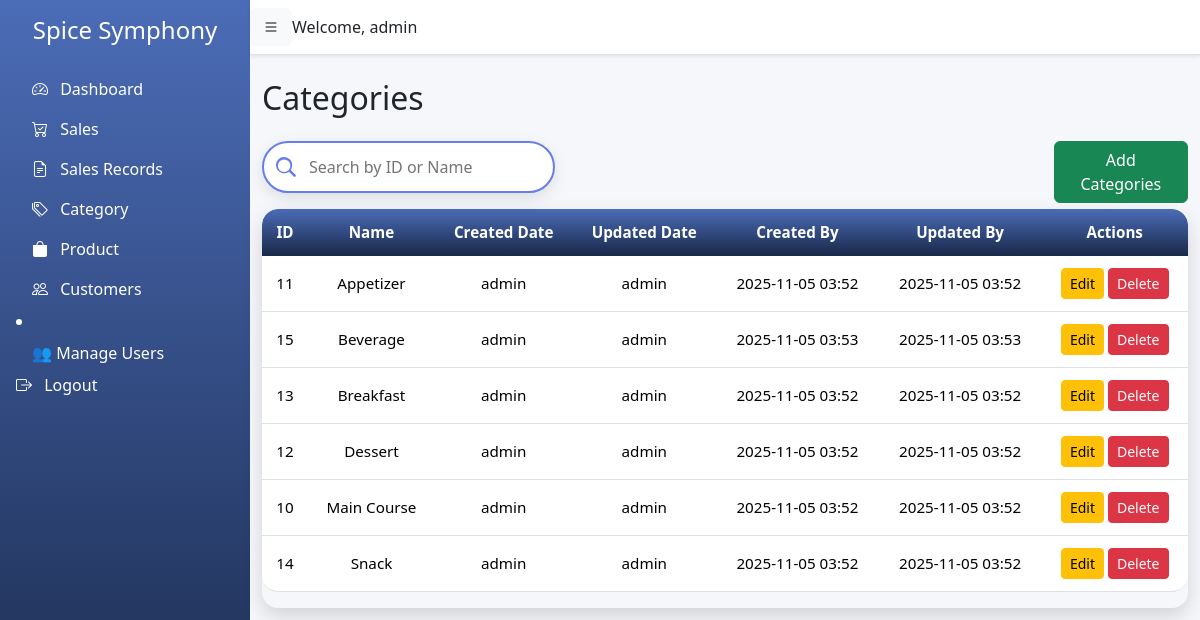
Page /categories/ (signed in) on the committed database.
### pos/models.py (models this page shows, shortened)
class Category(models.Model):
    name = models.CharField(max_length=100, unique=True)
    created_date = models.DateTimeField(auto_now_add=True)
    updated_date = models.DateTimeField(auto_now=True)
    created_by = models.ForeignKey(
        User,
        on_delete=models.SET_NULL,
        null=True,
        related_name='category_created_by'
    )
    updated_by = models.ForeignKey(
        User,
        on_delete=models.SET_NULL,
        null=True,
        related_name='category_updated_by'
    )
    class Meta:
        verbose_name_plural = "Categories"
        ordering = ['name']

### pos/views.py (the view)
# urls.py: path('categories/', views.category_list, name='category_list'),
@login_required
def category_list(request):
    search_query = request.GET.get('search', '')
    if search_query:
        categories = Category.objects.filter(name__icontains=search_query)
    else:
        categories = Category.objects.all()
    return render(request, 'pos/category_list.html', {'categories': categories, 'search_query': search_query})

### pos/templates/pos/category_list.html (shortened to what this page needs)
{% extends 'pos/base.html' %}
{% load static %}
{% block content %}
<h2 class="mb-4">Categories</h2>
<div class="row">
    <div class="col-lg-4">
        <div class="mb-3">
    <input type="text" id="categorySearch" class="lu-search" placeholder="Search by ID or Name">
</div>
    </div>
    <div class="col-lg-4"></div>
    <div class="col-lg-2"></div>
    <div class="col-lg-2">
        <a href="{% url 'category_create' %}" class="btn btn-success">
               Add Categories
           </a>
    </div>
</div>
<div class="lu-table-wrapper">
    <table class="table lu-table" id="categoryTable">
        <thead>
            <tr>
                <th>ID</th>
                <th>Name</th>
                <th>Created Date</th>
                <th>Updated Date</th>
                <th>Created By</th>
                <th>Updated By</th>
                 <th>Actions</th>
            </tr>
        </thead>
    <tbody>
        {% for category in categories %}
        <tr>
            <td>{{ category.id }}</td>
            <td>{{ category.name }}</td>
            <td>{{ category.created_by }}</td>
            <td>{{ category.updated_by }}</td>
            <td>{{ category.created_date|date:"Y-m-d H:i" }}</td>
            <td>{{ category.updated_date|date:"Y-m-d H:i" }}</td>
            <td>
                <a href="{% url 'category_update' category.id %}" class="btn btn-warning btn-sm">Edit</a>
                <a href="{% url 'category_delete' category.id %}" class="btn btn-danger btn-sm"
                   onclick="return confirm('Are you sure you want to delete this category?');">Delete</a>
            </td>
        </tr>
        {% empty %}
        <tr><td colspan="7" class="text-center">No categories found.</td></tr>
        {% endfor %}
    </tbody>
    </table>
</div>
{% endblock %}

### pos/templates/pos/base.html (shortened to what this page needs)
{% load static %}
<!DOCTYPE html>
<html lang="en">
<head>
    <link href="https://cdn.jsdelivr.net/npm/bootstrap@5.3.2/dist/css/bootstrap.min.css" rel="stylesheet">
    <link href="https://cdn.jsdelivr.net/npm/bootstrap-icons@1.10.5/font/bootstrap-icons.css" rel="stylesheet">
    <link rel="stylesheet" href="{% static 'css/style.css' %}">
</head>
<body>
<div class="d-flex" id="wrapper">
    <div class="bg-gradient sidebar text-white p-3" id="sidebar-wrapper">
        <div class="sidebar-heading text-center mb-4">
            <h4>Spice Symphony</h4>
        </div>
        <div class="list-group list-group-flush">
            <a href="{% url 'index' %}" class="list-group-item list-group-item-action bg-transparent text-white">
                <i class="bi bi-speedometer2 me-2"></i> Dashboard
            </a>
               <a href="{% url 'sales' %}" class="list-group-item list-group-item-action bg-transparent text-white">
                <i class="bi bi-cart-check me-2"></i> Sales
             </a>
            <a href="{% url 'sales_record_list' %}" class="list-group-item list-group-item-action bg-transparent text-white">
                <i class="bi bi-file-earmark-text me-2"></i> Sales Records
             </a>
            <a href="{% url 'category_list' %}" class="list-group-item list-group-item-action bg-transparent text-white">
                <i class="bi bi-tags me-2"></i> Category
            </a>
            <a href="{% url 'product_list' %}" class="list-group-item list-group-item-action bg-transparent text-white">
                <i class="bi bi-bag-fill me-2"></i> Product
            </a>
            <a href="{% url 'customer_list' %}" class="list-group-item list-group-item-action bg-transparent text-white">
                <i class="bi bi-people me-2"></i> Customers
            </a>
            {% if user.is_superuser %}
            <li class="nav-item">
                <a class="list-group-item list-group-item-action bg-transparent text-white" href="{% url 'create_user' %}">👥 Manage Users
                </a>
            </li>
            {% endif %}
            {% if user.is_authenticated %}
            <form method="post" action="{% url 'logout' %}" style="display:inline;">
                <button type="submit" class="btn btn-link list-group-item list-group-item-action bg-transparent text-white p-0">
                    <i class="bi bi-box-arrow-right me-2"></i> Logout
                </button>
                </form>
            {% else %}
                  <a href="#" class="list-group-item list-group-item-action bg-transparent text-white">
                <i class="bi bi-box-arrow-in-right me-2"></i> Login
            </a>
            {% endif %}
        </div>
    </div>
    <div id="page-content-wrapper" class="w-100">
        <nav class="navbar navbar-expand-lg navbar-light bg-white shadow-sm border-bottom">
            <button class="btn btn-light" id="menu-toggle"><i class="bi bi-list"></i></button>
            {% if user.is_authenticated %}
            <div class="mr-auto">Welcome, {{ user.username }}</div>
            {% endif %}
        </nav>
        <div class="container-fluid mt-4">
            {% block content %}{% endblock %}
        </div>
    </div>
</div>
</body>
</html>

### pos/static/css/style.css (style rules this page uses)
body { font-family: 'Segoe UI', sans-serif; background: #f5f7fa; }
#wrapper { display: flex; width: 100%; }
#sidebar-wrapper { min-width: 250px; max-width: 250px; min-height: 100vh; background: linear-gradient(180deg, #4b6cb7, #182848) !important; color: #fff; }
#sidebar-wrapper .list-group-item { border: none; font-weight: 500; transition: 0.3s; background: transparent; color: #fff; }
#page-content-wrapper { flex: 1; }
.lu-search { width: 100%; padding: 12px 20px 12px 45px; border-radius: 30px; border: 2px solid #667eea; background: #fff; box-shadow: 0 5px 15px rgba(0,0,0,0.1); font-size: 1rem; transition: all 0.3s ease; outline: none; background-repeat: no-repeat; background-size: 20px; background-position: 12px center; }
.lu-table-wrapper { overflow-x: auto; border-radius: 1rem; box-shadow: 0 8px 20px rgba(0,0,0,0.15); border: none; }
.lu-table { border-collapse: separate; border-spacing: 0; width: 100%; min-width: 700px; font-size: 0.95rem; transition: all 0.3s ease; }
.lu-table thead th { background: linear-gradient(180deg, #4b6cb7, #182848) !important; color: #fff; font-weight: 600; text-align: center; vertical-align: middle; border: none; padding: 12px; transition: all 0.3s ease; }
.lu-table tbody td { background: #fff; padding: 12px; text-align: center; vertical-align: middle; transition: all 0.3s ease; }
.lu-table thead tr:first-child th:first-child { border-top-left-radius: 1rem; }
.lu-table thead tr:first-child th:last-child { border-top-right-radius: 1rem; }
.lu-table tbody tr:last-child td:first-child { border-bottom-left-radius: 1rem; }
.lu-table tbody tr:last-child td:last-child { border-bottom-right-radius: 1rem; }

### rows in the picture
Category: id "11", name "Appetizer", created_by "admin", updated_by "admin", created_date "2025-11-05 03:52", updated_date "2025-11-05 03:52"
Category: id "15", name "Beverage", created_by "admin", updated_by "admin", created_date "2025-11-05 03:53", updated_date "2025-11-05 03:53"
Category: id "13", name "Breakfast", created_by "admin", updated_by "admin", created_date "2025-11-05 03:52", updated_date "2025-11-05 03:52"
Category: id "12", name "Dessert", created_by "admin", updated_by "admin", created_date "2025-11-05 03:52", updated_date "2025-11-05 03:52"
Category: id "10", name "Main Course", created_by "admin", updated_by "admin", created_date "2025-11-05 03:52", updated_date "2025-11-05 03:52"
Category: id "14", name "Snack", created_by "admin", updated_by "admin", created_date "2025-11-05 03:52", updated_date "2025-11-05 03:52"

### other values in the picture
{{ user.username }} "admin"
